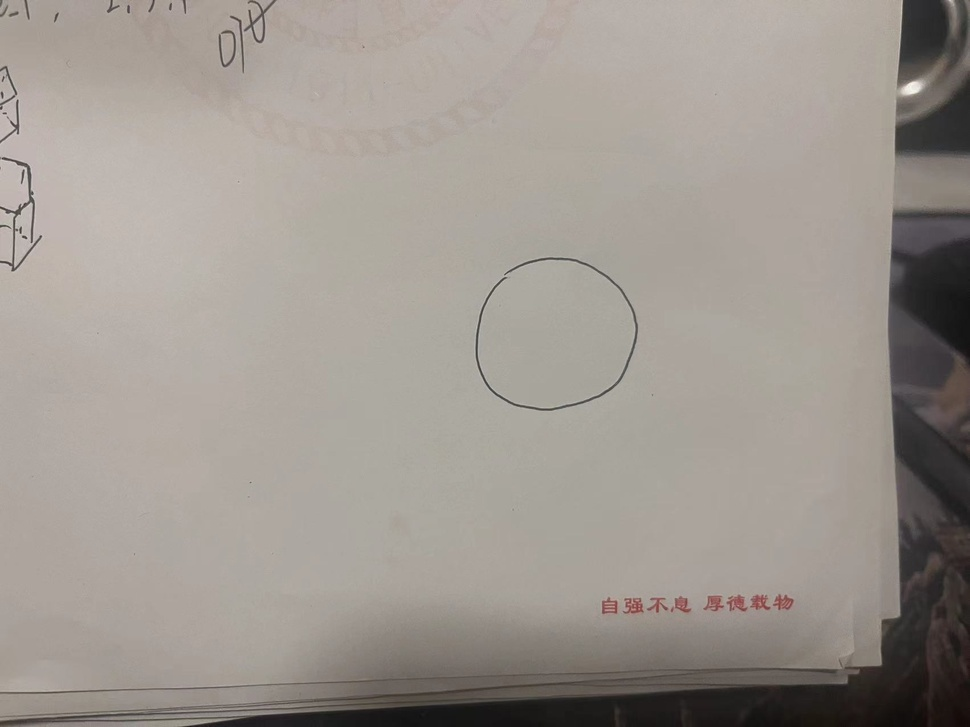
#> input picture Program_project/test_circle.jpg, 970 x 727 px, shrunk from 1702 x 1276 before the run, given in place of the camera
$ python Shape.py
#> lines starting #> are read from the running program, lines starting #| are printed output that depends on the picture; after the words box and inside, x2 and y2 are one past the last pixel; in counts of white or black regions, pixels touching at a corner belong together
import cv2
import numpy as np

# 定义颜色阈值，识别白色
lower_white = np.array([0, 0, 200])
upper_white = np.array([255, 50, 255])

# 打开摄像头
cap = cv2.VideoCapture(0)

while True:
    # 读取一帧图像
    ret, frame = cap.read()
#> frame is the input picture: shape (727, 970, 3); mean B, G, R 143.8, 150.8, 157.6
    if not ret:
        break

    # 将图像转换为HSV颜色空间
    hsv = cv2.cvtColor(frame, cv2.COLOR_BGR2HSV)
#> hsv: shape (727, 970, 3); mean H, S, V 19.5, 23.4, 157.6

    # 根据颜色阈值获取白色物体的掩模
    mask = cv2.inRange(hsv, lower_white, upper_white)
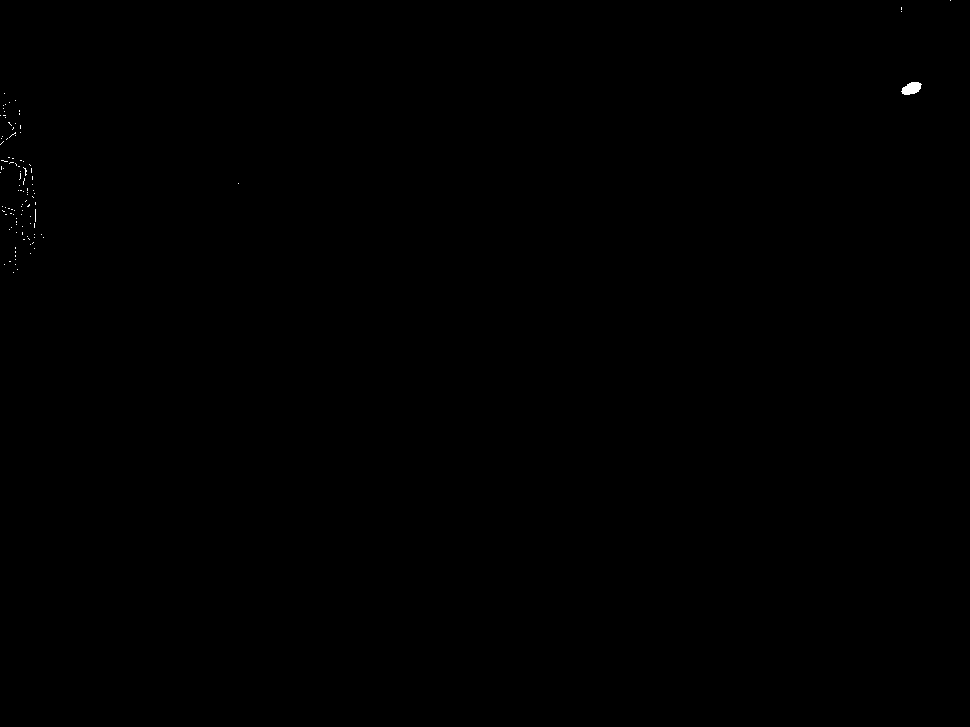
#> mask: shape (727, 970); 0.06% white; 105 white regions (104 under 20 px)

    # 查找白色物体的轮廓
    contours, _ = cv2.findContours(mask, cv2.RETR_EXTERNAL, cv2.CHAIN_APPROX_SIMPLE)
#> contours = 105 contours, 104 with area under 20; largest, box (x1, y1, x2, y2) and area: (901, 82, 922, 95) 164

    for contour in contours:
        # 计算物体的轮廓近似
        approx = cv2.approxPolyDP(contour, 0.03 * cv2.arcLength(contour, True), True)
        # 获取轮廓的边数
        sides = len(approx)

        # 根据轮廓的边数确定形状
        shape = "Unknown"
        if sides == 3:
            shape = "Triangle"
        elif sides == 4:
            x, y, w, h = cv2.boundingRect(approx)
            aspect_ratio = float(w) / h
            if 0.95 <= aspect_ratio <= 1.05:
                shape = "Square"
            else:
                shape = "Trapezoid"
        elif sides == 6:
            shape = "Hexagon"
        elif sides > 6:
            shape = "Circle"

        # 绘制轮廓和形状名称
        cv2.drawContours(frame, [approx], -1, (0, 255, 0), 2)
        cv2.putText(frame, shape, (approx.ravel()[0], approx.ravel()[1]), cv2.FONT_HERSHEY_SIMPLEX, 0.5, (0, 0, 255), 2)
#> this loop made 105 passes
#> (approx, sides, shape, x, y, w, h, aspect_ratio) on passes 38, 45: ([[2, 210], [3, 211], [4, 211], [3, 211]], 4, 'Trapezoid', 2, 210, 3, 2, 1.5), ([[29, 204], [27, 206], [28, 206], [29, 205]], 4, 'Square', 27, 204, 3, 3, 1)
#> (sides, x, y, w, h, aspect_ratio, shape) on passes 63, 72, 73, 85, 86, 89: (4, 19, 173, 2, 7, 0.286, 'Trapezoid'), (4, 15, 163, 2, 3, 0.667, 'Trapezoid'), (4, 9, 162, 5, 2, 2.5, 'Trapezoid'), (4, 9, 132, 7, 6, 1.17, 'Trapezoid'), (4, 12, 127, 2, 3, 0.667, 'Trapezoid'), (4, 8, 122, 4, 4, 1, 'Square')
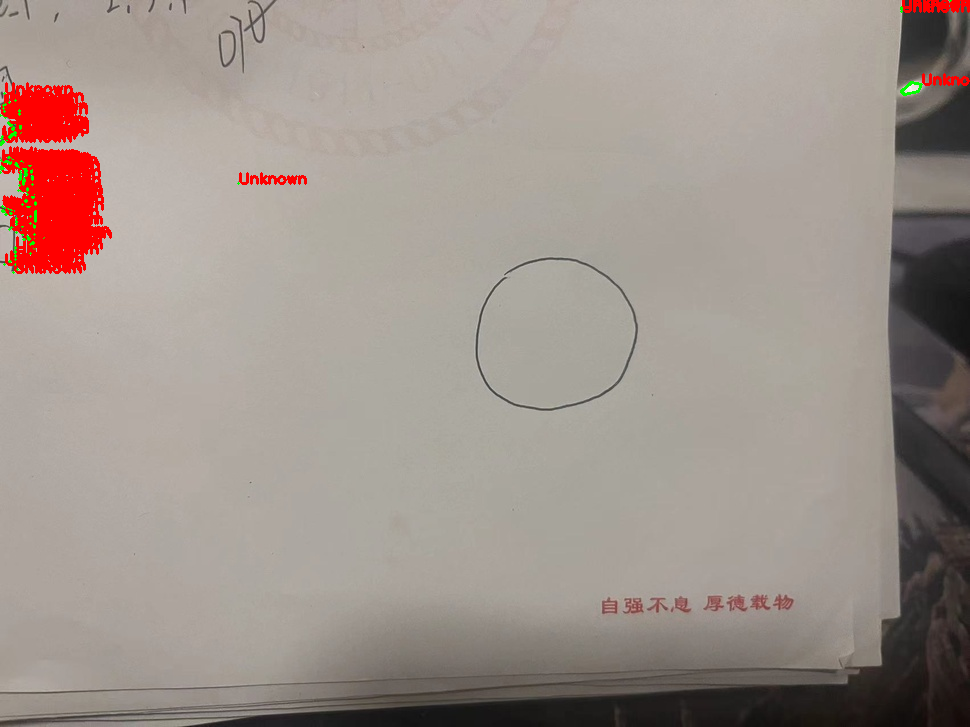
#> frame: shape (727, 970, 3); 2.33% of pixels changed, all inside (x1, y1, x2, y2) = (0, 0, 970, 274)

    # 显示图像
    cv2.imshow("Frame", frame)

    # 按 'q' 键退出循环
    if cv2.waitKey(1) & 0xFF == ord('q'):
#> (key q is pressed here)
        break

# 释放摄像头并关闭窗口
cap.release()
cv2.destroyAllWindows()
